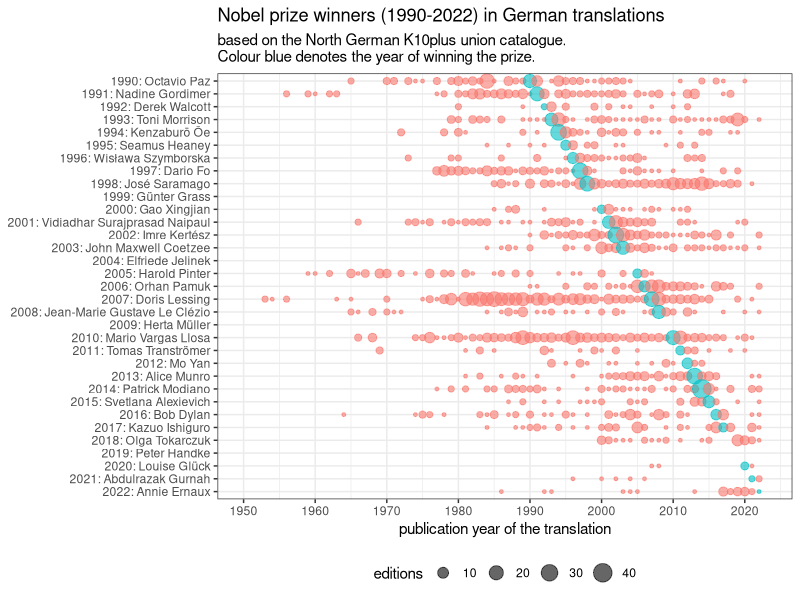
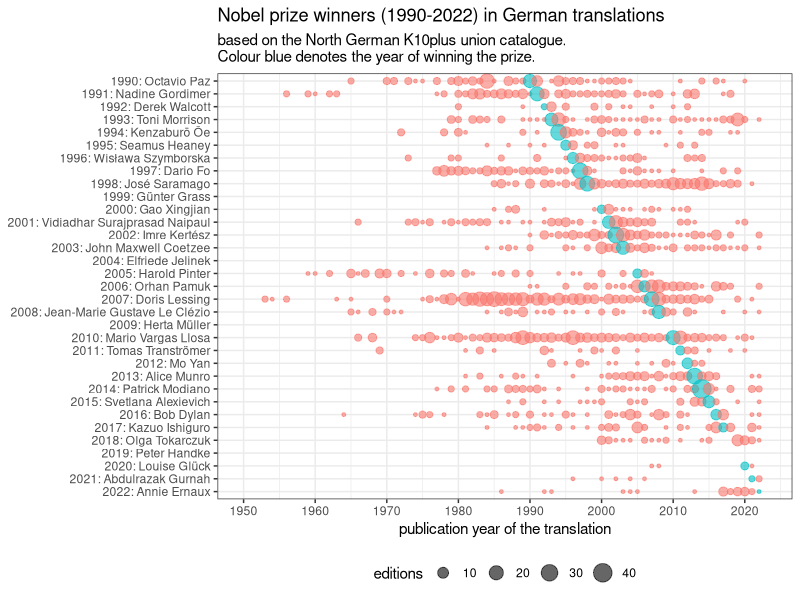

R code for these plots, in order:
library(tidyverse)

df <- read_csv('data/nobel.k10plus.csv')
dfyear <- read_csv('data/nobel-years.csv')

dfyear %>% 
  left_join(df) %>% 
  filter(!is.na(prize_year)) %>% 
  mutate(editions = ifelse(language != 'German', editions, NA)) %>% 
  mutate(
    is_nobel_year = year == prize_year,
    label = sprintf("%d: %s", prize_year, name)
  ) %>% 
  ggplot(aes(x = year, y = reorder(label, desc(label)))) +
  geom_point(aes(size = editions, color=is_nobel_year), alpha=0.6) +
  theme_bw() +
  theme(legend.position = 'bottom') +
  labs(
    title='Nobel prize winners (1990-2022) in German translations',
    subtitle = paste(
      'based on the North German K10plus union catalogue.',
      'Colour blue denotes the year of winning the prize.',
      sep = '\n'
    )
    ) +
  ylab(NULL) +
  xlab('publication year of the translation') +
  guides(color = "none") +
  scale_x_continuous(
    limits=c(1950, 2023), 
    breaks = seq(1950, 2025, 10)
  )

ggsave('images/nobel.de.png', width = 2400, height = 2000, 
       units='px', dpi=300)

